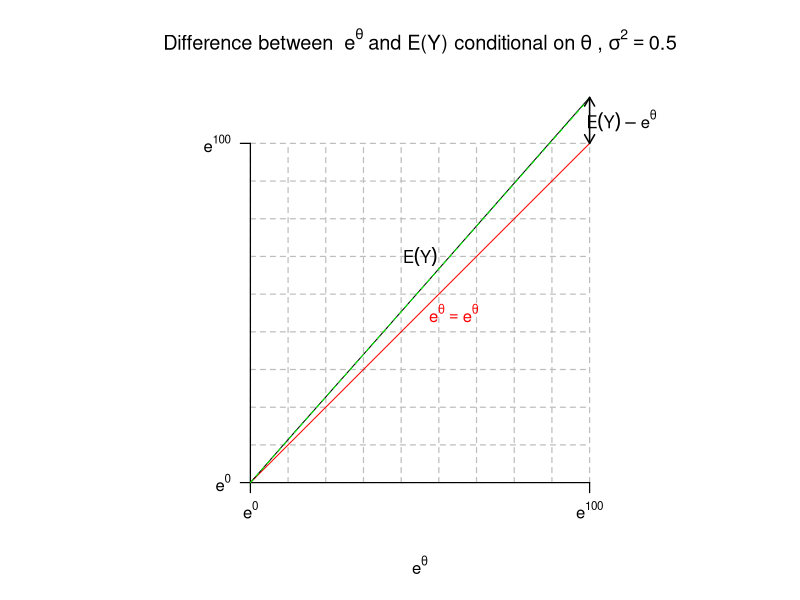
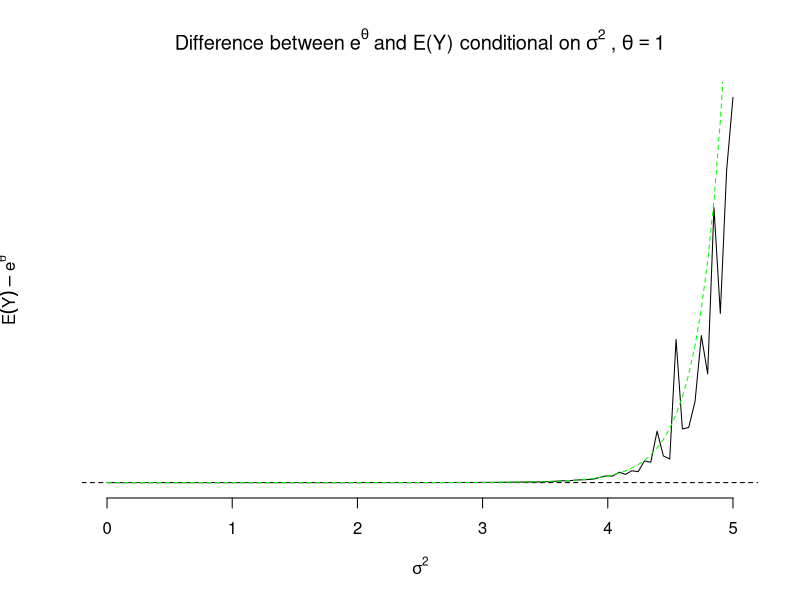

Write the R code that produced these figures, in order.
### Investigate Error (disregarding estimation uncertainty) ###

# variation in theta, hold sigma^2 constant

theta <- seq(0, 100, 1)

bias_data <- data.frame("theta" = theta,
                        "mean_Y" = NA,
                        "median_Y" = NA)

mean_median_Y <- function(theta, sigma_est, m){
  mean_Y <- mean(exp(rnorm(m, theta, sigma_est)))
  median_Y <- median(exp(rnorm(m, theta, sigma_est)))
  
  return(c(mean_Y, median_Y))
}

for (i in 1:length(theta)) {
  mean_median <- mean_median_Y(theta[i], sigma_est = 0.5, m = 10000)
  bias_data$mean_Y[i] <- mean_median[1]
  bias_data$median_Y[i] <- mean_median[2]
}


#pdf("figures/error_exp_theta.pdf")
plot(x = exp(theta), y = exp(theta),
     type = "n",
     col = "red",
     xlab = expression(e^theta),
     ylab = "",
     xaxt = "n", yaxt = "n",
     bty = "n",
     ylim = c(min(exp(theta)), max(bias_data$mean_Y)),
     asp = 1,
     main = expression("Difference between " ~ e^theta ~ "and E(Y) conditional on" ~ theta ~ "," ~ sigma^2 == 0.5))

# Grid
segments(x0 = seq(min(exp(theta)), max(exp(theta)), length.out = 10),
         x1 = seq(min(exp(theta)), max(exp(theta)), length.out = 10),
         y0 = min(exp(theta)), y1 = max(exp(theta)),
         col = "grey", lwd = 1.2,
         lty = "dashed")
segments(y0 = seq(min(exp(theta)), max(exp(theta)), length.out = 10),
         y1 = seq(min(exp(theta)), max(exp(theta)), length.out = 10),
         x0 = min(exp(theta)), x1 = max(exp(theta)),
         col = "grey", lwd = 1.2,
         lty = "dashed")

axis(1,
     at = c(exp(min(theta)), exp(max(theta))),
     labels = c(expression(e^0), expression(e^100)),
     pos = 0, lwd = 1.2)
axis(2,
     las = 2,
     at = c(exp(min(theta)), exp(max(theta))),
     labels = c(expression(e^0), expression(e^100)),
     pos = 0, lwd = 1.2)



# exp(theta) == exp(theta)
lines(x = exp(theta), y = exp(theta),
      col = "red")


lines(x = exp(theta),
      y = bias_data$mean_Y,
      col = "black")
#lines(x = exp(theta),
#      y = bias_data$median_Y,
#      col = "blue",
#      lty = "dashed")

lines(x = exp(theta),
      y = exp(theta) * exp((0.5^2) / 2),
      col = "green",
      lty = "dashed")


midscale <- (exp(min(theta)) + exp(max(theta))) / 2

text(x = midscale + 1/5*midscale,
     y = midscale,
     labels = expression(e^theta == e^theta),
     col = "red")
text(x = midscale,
     y = midscale + 1/3*midscale,
     labels = expression(E(Y)),
     col = "black")
arrows(x0 = exp(bias_data$theta[101]),
       y0 = exp(bias_data$theta[101]),
       x1 = exp(bias_data$theta[101]),
       y1 = bias_data$mean_Y[101],
       code = 3,
       length = 0.1,
       lwd = 1.5)
text(x = exp(bias_data$theta[101] + 0.09),
     y = exp(bias_data$theta[101]) + (bias_data$mean_Y[101] - exp(bias_data$theta[101])) / 2,
     labels = expression(E(Y) - e^theta))
#dev.off()


# variation in sigma^2, holding constant theta

sigma2 <- seq(0, 5, length.out = 100)
theta_fix <- 1

bias_data2 <- data.frame("sigma2" = sigma2,
                         "mean_Y" = NA,
                         "median_Y" = NA)



for (i in 1:nrow(bias_data2)) {
  mean_median <- mean_median_Y(theta = theta_fix, sigma_est = bias_data2$sigma2[i], m = 1000000)
  bias_data2$mean_Y[i] <- mean_median[1]
  bias_data2$median_Y[i] <- mean_median[2]
}

bias_data2$dif <- bias_data2$mean_Y - rep(exp(2), 100)

# pdf("figures/error_sigma2.pdf")
plot(x = bias_data2$sigma2, 
     y = bias_data2$dif,
     type = "l",
     col = "black",
     xlab = expression(sigma^2),
     ylab = expression(E(Y) - e^theta),
     ylim = c(-1/5*abs(min(bias_data2$dif)),
              max(bias_data2$dif)),
     xlim = c(0, 5),
     xaxt = "n", yaxt = "n",
     bty = "n",
     main = expression("Difference between" ~ e^theta ~ "and E(Y) conditional on" ~ sigma^2 ~ "," ~ theta == 1))  
abline(h = 0,
       lty = "dashed",
       col = "black")
axis(1,
     at = min(bias_data2$sigma2):max(bias_data2$sigma2))
lines(x = bias_data2$sigma2,
      y = exp(theta_fix) * exp((bias_data2$sigma2^2)/2),
      lty = "dashed",
      col = "green")
# dev.off()